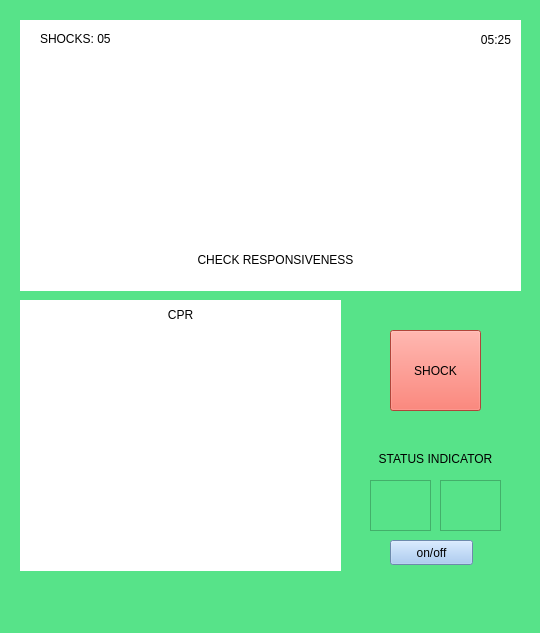
<?xml version="1.0" encoding="UTF-8"?>
<ui version="4.0">
 <class>MainWindow</class>
 <widget class="QMainWindow" name="MainWindow">
  <property name="geometry">
   <rect>
    <x>0</x>
    <y>0</y>
    <width>540</width>
    <height>633</height>
   </rect>
  </property>
  <property name="windowTitle">
   <string>MainWindow</string>
  </property>
  <property name="styleSheet">
   <string notr="true">background-color: rgb(87, 227, 137);</string>
  </property>
  <widget class="QWidget" name="centralwidget">
   <widget class="QPushButton" name="shockButton">
    <property name="geometry">
     <rect>
      <x>390</x>
      <y>330</y>
      <width>91</width>
      <height>81</height>
     </rect>
    </property>
    <property name="styleSheet">
     <string notr="true">background-color: rgb(246, 97, 81);</string>
    </property>
    <property name="text">
     <string>SHOCK</string>
    </property>
   </widget>
   <widget class="QWidget" name="ecgDisplay" native="true">
    <property name="geometry">
     <rect>
      <x>20</x>
      <y>20</y>
      <width>501</width>
      <height>271</height>
     </rect>
    </property>
    <property name="styleSheet">
     <string notr="true">background-color: rgb(255, 255, 255);</string>
    </property>
    <widget class="QLabel" name="shockCount">
     <property name="geometry">
      <rect>
       <x>20</x>
       <y>10</y>
       <width>91</width>
       <height>17</height>
      </rect>
     </property>
     <property name="text">
      <string>SHOCKS: 05</string>
     </property>
    </widget>
    <widget class="QLabel" name="elapsedTime">
     <property name="geometry">
      <rect>
       <x>410</x>
       <y>10</y>
       <width>81</width>
       <height>20</height>
      </rect>
     </property>
     <property name="text">
      <string>05:25</string>
     </property>
     <property name="alignment">
      <set>Qt::AlignRight|Qt::AlignTrailing|Qt::AlignVCenter</set>
     </property>
    </widget>
    <widget class="QLabel" name="label">
     <property name="geometry">
      <rect>
       <x>20</x>
       <y>219</y>
       <width>471</width>
       <height>41</height>
      </rect>
     </property>
     <property name="text">
      <string>CHECK RESPONSIVENESS</string>
     </property>
     <property name="alignment">
      <set>Qt::AlignCenter</set>
     </property>
    </widget>
    <widget class="QWidget" name="verticalLayoutWidget">
     <property name="geometry">
      <rect>
       <x>0</x>
       <y>30</y>
       <width>501</width>
       <height>191</height>
      </rect>
     </property>
     <layout class="QVBoxLayout" name="heartDisplay"/>
    </widget>
   </widget>
   <widget class="QWidget" name="cprDisplay" native="true">
    <property name="geometry">
     <rect>
      <x>20</x>
      <y>300</y>
      <width>321</width>
      <height>271</height>
     </rect>
    </property>
    <property name="styleSheet">
     <string notr="true">background-color: rgb(255, 255, 255);
border-color: rgb(0, 0, 0);</string>
    </property>
    <widget class="QLabel" name="cprTitle">
     <property name="geometry">
      <rect>
       <x>10</x>
       <y>-1</y>
       <width>301</width>
       <height>31</height>
      </rect>
     </property>
     <property name="text">
      <string>CPR</string>
     </property>
     <property name="alignment">
      <set>Qt::AlignCenter</set>
     </property>
    </widget>
    <widget class="QWidget" name="verticalLayoutWidget_2">
     <property name="geometry">
      <rect>
       <x>0</x>
       <y>30</y>
       <width>321</width>
       <height>241</height>
      </rect>
     </property>
     <layout class="QVBoxLayout" name="cprSimLayout"/>
    </widget>
   </widget>
   <widget class="QWidget" name="statusDisplay" native="true">
    <property name="geometry">
     <rect>
      <x>360</x>
      <y>440</y>
      <width>151</width>
      <height>131</height>
     </rect>
    </property>
    <widget class="QLabel" name="statusLabel">
     <property name="geometry">
      <rect>
       <x>10</x>
       <y>10</y>
       <width>131</width>
       <height>17</height>
      </rect>
     </property>
     <property name="text">
      <string>STATUS INDICATOR</string>
     </property>
     <property name="alignment">
      <set>Qt::AlignCenter</set>
     </property>
    </widget>
    <widget class="QGraphicsView" name="statusPassed">
     <property name="geometry">
      <rect>
       <x>10</x>
       <y>40</y>
       <width>61</width>
       <height>51</height>
      </rect>
     </property>
     <property name="autoFillBackground">
      <bool>false</bool>
     </property>
     <property name="frameShape">
      <enum>QFrame::StyledPanel</enum>
     </property>
     <property name="interactive">
      <bool>false</bool>
     </property>
    </widget>
    <widget class="QGraphicsView" name="statusFailed">
     <property name="geometry">
      <rect>
       <x>80</x>
       <y>40</y>
       <width>61</width>
       <height>51</height>
      </rect>
     </property>
    </widget>
    <widget class="QPushButton" name="powerButton">
     <property name="geometry">
      <rect>
       <x>30</x>
       <y>100</y>
       <width>83</width>
       <height>25</height>
      </rect>
     </property>
     <property name="styleSheet">
      <string notr="true">background-color: rgb(153, 193, 241);</string>
     </property>
     <property name="text">
      <string>on/off</string>
     </property>
    </widget>
   </widget>
  </widget>
  <widget class="QMenuBar" name="menubar">
   <property name="geometry">
    <rect>
     <x>0</x>
     <y>0</y>
     <width>540</width>
     <height>22</height>
    </rect>
   </property>
  </widget>
  <widget class="QStatusBar" name="statusbar"/>
 </widget>
 <resources/>
 <connections/>
</ui>
